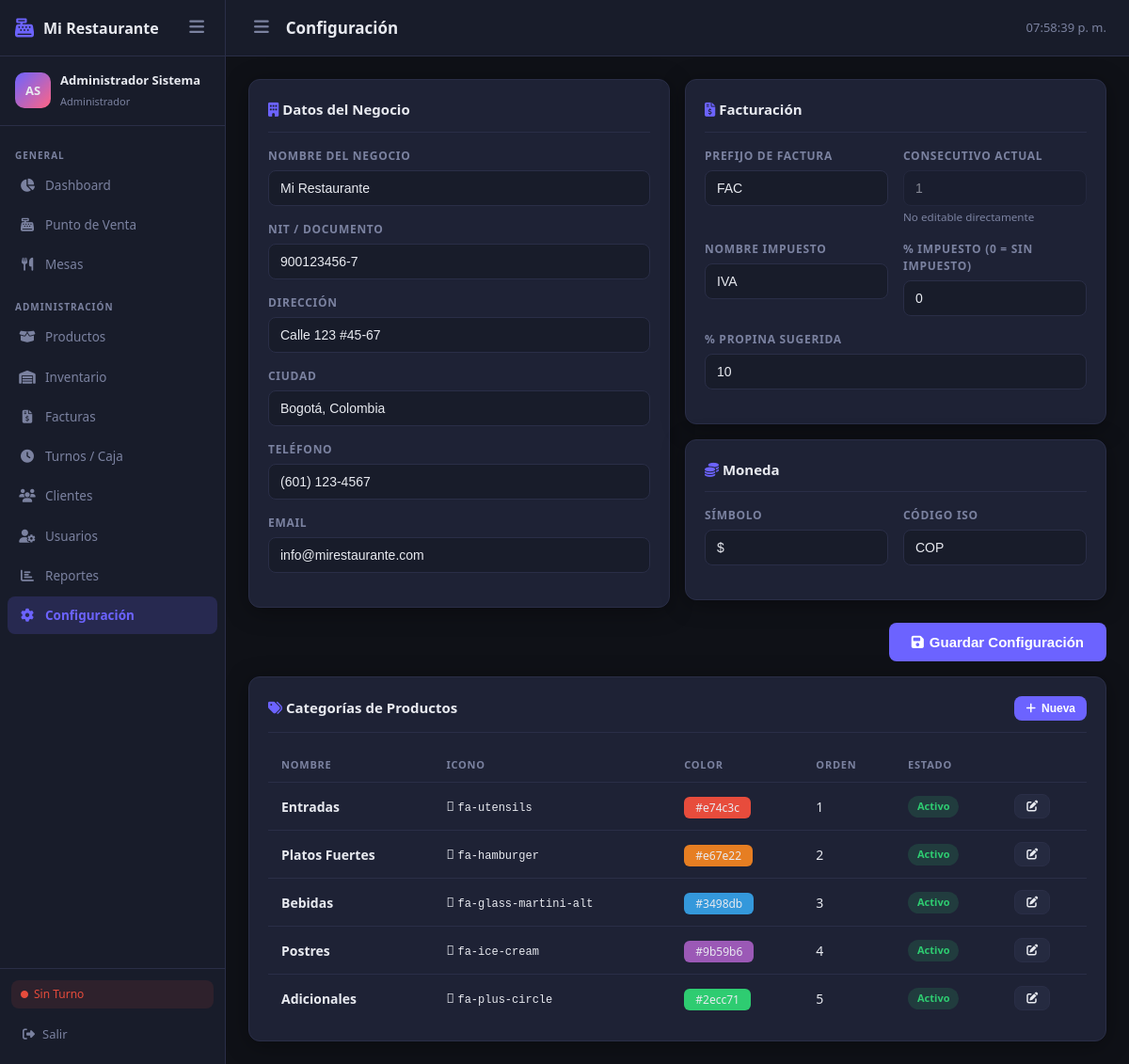
Screenshot of /modules/admin/configuracion.php (signed in) with the database file from the repository.
### tables this page shows
CREATE TABLE categorias (
    id INT AUTO_INCREMENT PRIMARY KEY,
    nombre VARCHAR(100) NOT NULL,
    descripcion TEXT,
    icono VARCHAR(50) DEFAULT 'fa-tag',
    color VARCHAR(20) DEFAULT '#3498db',
    activo TINYINT(1) DEFAULT 1,
    orden INT DEFAULT 0
);

### modules/admin/configuracion.php (the view, shortened to what this page needs)
<?php
$db = getDB();
$cfg = [];
$rows = $db->query("SELECT clave, valor FROM configuracion")->fetchAll();
foreach ($rows as $r) $cfg[$r['clave']] = $r['valor'];
require_once '../../includes/header.php';
?>
<form method="POST">
<div class="grid-2">
  <div class="card">
    <div class="card-header"><span class="card-title"><i class="fas fa-building text-accent"></i> Datos del Negocio</span></div>
    <div class="form-group">
      <label class="form-label">Nombre del Negocio</label>
      <input type="text" name="empresa_nombre" class="form-control" value="<?= htmlspecialchars($cfg['empresa_nombre']??'') ?>" required>
    </div>
    <div class="form-group">
      <label class="form-label">NIT / Documento</label>
      <input type="text" name="empresa_nit" class="form-control" value="<?= htmlspecialchars($cfg['empresa_nit']??'') ?>">
    </div>
    <div class="form-group">
      <label class="form-label">Dirección</label>
      <input type="text" name="empresa_direccion" class="form-control" value="<?= htmlspecialchars($cfg['empresa_direccion']??'') ?>">
    </div>
    <div class="form-group">
      <label class="form-label">Ciudad</label>
      <input type="text" name="empresa_ciudad" class="form-control" value="<?= htmlspecialchars($cfg['empresa_ciudad']??'') ?>">
    </div>
    <div class="form-group">
      <label class="form-label">Teléfono</label>
      <input type="text" name="empresa_telefono" class="form-control" value="<?= htmlspecialchars($cfg['empresa_telefono']??'') ?>">
    </div>
    <div class="form-group">
      <label class="form-label">Email</label>
      <input type="email" name="empresa_email" class="form-control" value="<?= htmlspecialchars($cfg['empresa_email']??'') ?>">
    </div>
  </div>
  <div>
    <div class="card mb-4">
      <div class="card-header"><span class="card-title"><i class="fas fa-file-invoice-dollar text-accent"></i> Facturación</span></div>
      <div class="grid-2">
        <div class="form-group">
          <label class="form-label">Prefijo de Factura</label>
          <input type="text" name="factura_prefijo" class="form-control" value="<?= htmlspecialchars($cfg['factura_prefijo']??'FAC') ?>" maxlength="10">
        </div>
        <div class="form-group">
          <label class="form-label">Consecutivo Actual</label>
          <input type="text" class="form-control" value="<?= htmlspecialchars($cfg['factura_consecutivo']??'1') ?>" disabled style="opacity:.5">
          <small class="text-muted">No editable directamente</small>
        </div>
      </div>
      <div class="grid-2">
        <div class="form-group">
          <label class="form-label">Nombre Impuesto</label>
          <input type="text" name="impuesto_nombre" class="form-control" value="<?= htmlspecialchars($cfg['impuesto_nombre']??'IVA') ?>">
        </div>
        <div class="form-group">
          <label class="form-label">% Impuesto (0 = sin impuesto)</label>
          <input type="number" name="impuesto_porcentaje" class="form-control" value="<?= htmlspecialchars($cfg['impuesto_porcentaje']??'0') ?>" min="0" max="100" step="0.01">
        </div>
      </div>
      <div class="form-group">
        <label class="form-label">% Propina Sugerida</label>
        <input type="number" name="propina_sugerida" class="form-control" value="<?= htmlspecialchars($cfg['propina_sugerida']??'10') ?>" min="0" max="50">
      </div>
    </div>
    <div class="card">
      <div class="card-header"><span class="card-title"><i class="fas fa-coins text-accent"></i> Moneda</span></div>
      <div class="grid-2">
        <div class="form-group">
          <label class="form-label">Símbolo</label>
          <input type="text" name="moneda_simbolo" class="form-control" value="<?= htmlspecialchars($cfg['moneda_simbolo']??'$') ?>" maxlength="5">
        </div>
        <div class="form-group">
          <label class="form-label">Código ISO</label>
          <input type="text" name="moneda_nombre" class="form-control" value="<?= htmlspecialchars($cfg['moneda_nombre']??'COP') ?>" maxlength="5">
        </div>
      </div>
    </div>
  </div>
</div>
<div class="mt-4" style="display:flex;justify-content:flex-end">
  <button type="submit" class="btn btn-primary btn-lg"><i class="fas fa-save"></i> Guardar Configuración</button>
</div>
</form>
<div class="card mt-4">
  <div class="card-header">
    <span class="card-title"><i class="fas fa-tags text-accent"></i> Categorías de Productos</span>
    <button class="btn btn-primary btn-sm" onclick="openModal('modalCat')"><i class="fas fa-plus"></i> Nueva</button>
  </div>
  <?php $cats = $db->query("SELECT * FROM categorias ORDER BY orden, nombre")->fetchAll(); ?>
  <div class="table-wrap">
    <table class="pos-table">
      <thead><tr><th>Nombre</th><th>Icono</th><th>Color</th><th>Orden</th><th>Estado</th><th></th></tr></thead>
      <tbody>
        <?php foreach($cats as $cat): ?>
        <tr>
          <td class="fw-bold"><?= htmlspecialchars($cat['nombre']) ?></td>
          <td><i class="<?= htmlspecialchars($cat['icono']) ?>"></i> <code class="fs-sm"><?= htmlspecialchars($cat['icono']) ?></code></td>
          <td><span style="background:<?= htmlspecialchars($cat['color']) ?>;padding:3px 12px;border-radius:6px;font-size:12px;"><?= htmlspecialchars($cat['color']) ?></span></td>
          <td><?= $cat['orden'] ?></td>
          <td><span class="badge badge-<?= $cat['activo']?'success':'danger' ?>"><?= $cat['activo']?'Activo':'Inactivo' ?></span></td>
          <td><button class="btn btn-sm btn-secondary" onclick='editCat(<?= json_encode($cat) ?>)'><i class="fas fa-edit"></i></button></td>
        </tr>
        <?php endforeach; ?>
      </tbody>
    </table>
  </div>
</div>
<?php require_once '../../includes/footer.php'; ?>

### assets/css/main.css (style rules this page uses)
:root { --bg: #0f1117; --surface: #181c2a; --card: #1e2235; --card2: #252a40; --accent: #6c63ff; --accent-hover: #5a52e0; --accent2: #ff6584; --teal: #43d8c9; --text: #e8eaf0; --muted: #7b82a0; --border: #2a2e47; --success: #2ecc71; --warning: #f39c12; --danger: #e74c3c; --info: #3498db; --sidebar-w: 240px; --topbar-h: 60px; --radius: 12px; --shadow: 0 4px 24px rgba(0,0,0,.35); }
* { margin:0; padding:0; box-sizing:border-box; }
html, body { height:100%; }
body { background: var(--bg); color: var(--text); font-family: 'Segoe UI', system-ui, -apple-system, sans-serif; font-size: 14px; line-height: 1.5; overflow-x: hidden; }
.card { background: var(--card); border: 1px solid var(--border); border-radius: var(--radius); padding: 20px; box-shadow: var(--shadow); }
.card-header { display:flex; align-items:center; justify-content:space-between; margin-bottom:16px; padding-bottom:12px; border-bottom:1px solid var(--border); }
.card-title { font-size:15px; font-weight:700; }
.table-wrap { overflow-x:auto; }
table.pos-table { width:100%; border-collapse:collapse; }
table.pos-table th { font-size:11px; font-weight:700; color:var(--muted); text-transform:uppercase; letter-spacing:.07em; padding:10px 14px; text-align:left; border-bottom:1px solid var(--border); white-space:nowrap; }
table.pos-table td { padding:12px 14px; border-bottom:1px solid var(--border); vertical-align:middle; }
table.pos-table tr:last-child td { border-bottom:none; }
.badge { display:inline-flex; align-items:center; gap:4px; font-size:11px; font-weight:600; padding:3px 10px; border-radius:20px; white-space:nowrap; }
.badge-success { background:rgba(46,204,113,.15); color:var(--success); }
.btn { display:inline-flex; align-items:center; gap:6px; padding:9px 18px; border-radius:8px; font-size:13.5px; font-weight:600; border:none; cursor:pointer; transition: opacity .15s, transform .1s; text-decoration:none; white-space:nowrap; }
.btn-primary { background:var(--accent); color:#fff; }
.btn-secondary { background:var(--card2); color:var(--text); border:1px solid var(--border); }
.btn-sm { padding:6px 12px; font-size:12px; }
.btn-lg { padding:12px 24px; font-size:15px; }
.form-group { margin-bottom:16px; }
.form-label { display:block; font-size:12px; font-weight:600; color:var(--muted); margin-bottom:6px; text-transform:uppercase; letter-spacing:.06em; }
.form-control { width:100%; background:var(--surface); border:1.5px solid var(--border); border-radius:8px; padding:10px 12px; color:var(--text); font-size:14px; outline:none; transition: border-color .2s, box-shadow .2s; }
.form-control::placeholder { color:var(--muted); }
.grid-2 { display:grid; grid-template-columns:1fr 1fr; gap:16px; }
.mt-4 { margin-top:16px; }
.mb-4 { margin-bottom:16px; }
.text-muted { color:var(--muted); }
.text-accent { color:var(--accent); }
.fw-bold { font-weight:700; }
.fs-sm { font-size:12px; }

### rows the page displays
categorias: nombre "Entradas", icono "fa-utensils", color "#e74c3c", orden "1", activo "Activo"
categorias: nombre "Platos Fuertes", icono "fa-hamburger", color "#e67e22", orden "2", activo "Activo"
categorias: nombre "Bebidas", icono "fa-glass-martini-alt", color "#3498db", orden "3", activo "Activo"
categorias: nombre "Postres", icono "fa-ice-cream", color "#9b59b6", orden "4", activo "Activo"
categorias: nombre "Adicionales", icono "fa-plus-circle", color "#2ecc71", orden "5", activo "Activo"

### other values shown
$empresa "Mi Restaurante"
substr($user['nombre'],0,1).substr($user['apellido'],0,1) "AS"
$user['nombre'].' '.$user['apellido'] "Administrador Sistema"
$user['rol_nombre'] "Administrador"
$pageTitle "Configuración"
